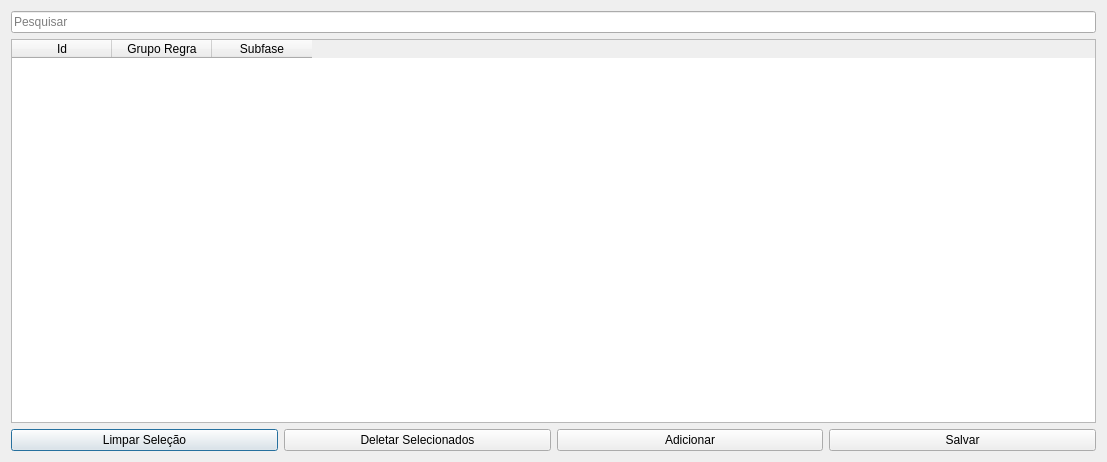
<?xml version="1.0" encoding="UTF-8"?>
<ui version="4.0">
 <class>Dialog</class>
 <widget class="QDialog" name="Dialog">
  <property name="geometry">
   <rect>
    <x>0</x>
    <y>0</y>
    <width>1107</width>
    <height>462</height>
   </rect>
  </property>
  <property name="windowTitle">
   <string>Perfis Regras</string>
  </property>
  <layout class="QGridLayout" name="gridLayout">
   <item row="1" column="0">
    <widget class="QTableWidget" name="tableWidget">
     <attribute name="verticalHeaderCascadingSectionResizes">
      <bool>false</bool>
     </attribute>
     <column>
      <property name="text">
       <string>Id</string>
      </property>
     </column>
     <column>
      <property name="text">
       <string>Grupo Regra</string>
      </property>
     </column>
     <column>
      <property name="text">
       <string>Subfase</string>
      </property>
     </column>
    </widget>
   </item>
   <item row="2" column="0">
    <layout class="QHBoxLayout" name="horizontalLayout">
     <item>
      <widget class="QPushButton" name="clearSelectionBtn">
       <property name="text">
        <string>Limpar Seleção</string>
       </property>
      </widget>
     </item>
     <item>
      <widget class="QPushButton" name="delBtn">
       <property name="text">
        <string>Deletar Selecionados</string>
       </property>
      </widget>
     </item>
     <item>
      <widget class="QPushButton" name="addFormBtn">
       <property name="text">
        <string>Adicionar</string>
       </property>
      </widget>
     </item>
     <item>
      <widget class="QPushButton" name="saveBtn">
       <property name="text">
        <string>Salvar</string>
       </property>
      </widget>
     </item>
    </layout>
   </item>
   <item row="0" column="0">
    <widget class="QLineEdit" name="searchLe">
     <property name="placeholderText">
      <string>Pesquisar</string>
     </property>
    </widget>
   </item>
  </layout>
 </widget>
 <resources/>
 <connections/>
</ui>
